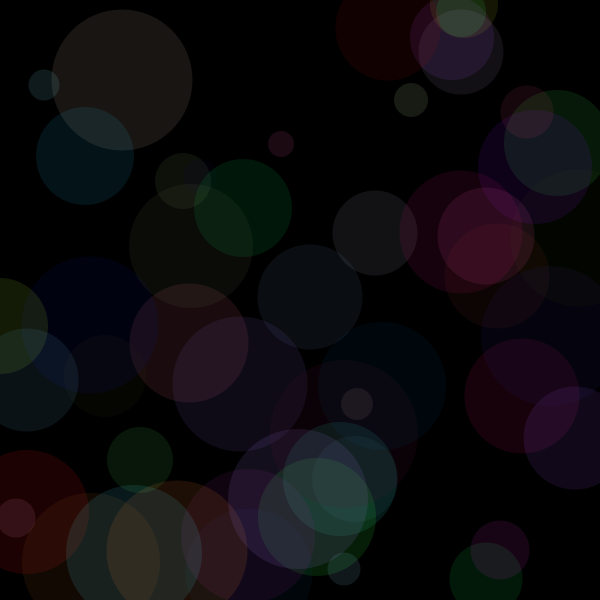
Frame 1 (no input)
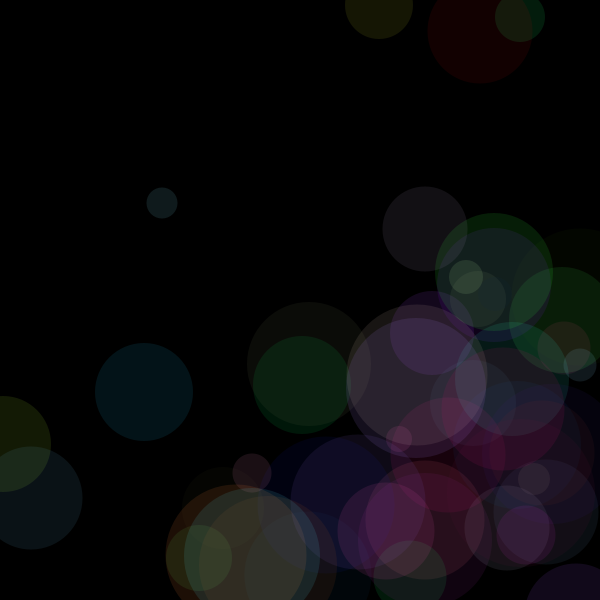
Frame 60 (the mouse pressed at the canvas centre just before this capture)
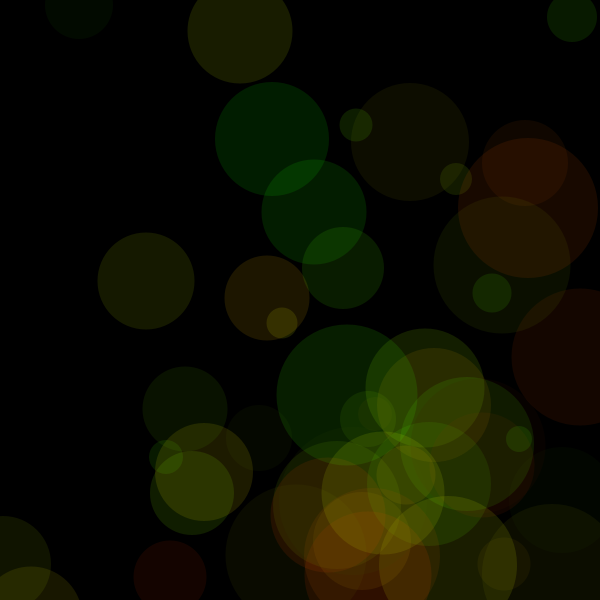
Frame 120 (the mouse held since frame 60 and released just before this capture)

The Processing sketch that drew these frames (run headless with seeded random() and noise(); from frame 60 on, the mouse is pressed at the canvas centre):

// Processing sketch: processing_77622
// ── processing_77622.pde

//Matt Dawson
//madawson@andrew.cmu.edu
//copyright Matt Dawson, Carnegie Mellon University, 11/1/12, all rights reserved
//tweak of Christopher Chan's Code

//move mouse across screen to change color scheme
 
 
final int MAX = 50;
 
int[] ballSize = new int [MAX];
int[] ballX = new int [MAX];
int[] ballY = new int [MAX];
int[] ballDX = new int [MAX];
int[] ballDY = new int [MAX];
color[] ballColor = new int [MAX];
 
void setup ()
{
  size (600, 600);
  smooth ();
  ellipseMode (CENTER);
  noStroke ();
  noCursor();
 
  initColor ();
  initArray ( ballSize, 25, 150);
  initArray ( ballX, 0, width);
  initArray ( ballY, 0, height);
  initArray ( ballDX, 1, 6);
  initArray ( ballDY, 1, 6);
}
 
void draw ()
{
  fade ();
  drawBall ();
  moveBall ();
}
 
void fade ()
{
  fill (0);
  rect (0, 0, width, height);
}
 
void initArray (int [] emptyArray, int low, int high)
{
  for (int i=0; i < emptyArray.length; i++)
  {
    emptyArray [i] =int (random (low, high));
  }
}
 
void initColor ()
{
  for (int i=0; i< ballColor.length; i++)
  {
    ballColor [i] = color (random(0, 255), random(0, 255), random(0, 255));
  }
}
 
void drawBall ()
{
  for (int i=0; i < MAX; i++)
  {
    fill (color (ballColor [i], 30));
    ellipse (ballX [i], ballY [i], ballSize [i], ballSize [i]);
  }
  for (int i=0; i < MAX; i++)
  {
    if (0<mouseX && mouseX<200)
    {
      ballColor [i] = color (random(0, 255), 0, random(0, 255));
    }
    if (200<mouseX && mouseX<400)
    {
      ballColor [i] = color (random(0, 255), random(0, 255), 0);
    }
    if (400<mouseX && mouseX<600)
    {
      ballColor [i] = color (0, random(0, 255), random(0, 255));
    }
  }
}
 
void moveBall ()
{
  for (int i=0; i < MAX; i++)
  {
 
    ballX [i] = ballX [i] + ballDX [i];
    ballY [i] = ballY [i] + ballDY [i];
 
    //bouncing
    if ( width-ballX[i] < ballSize[i]/2 )
    {
      ballDX[i] = -ballDX[i];
    }
    else if ( ballX[i] < ballSize[i]/2 )
    {
      ballDX[i] = -ballDX[i];
    }
    else if ( (height-ballY[i])<ballSize[i]/2 )
    {
      ballDY[i] = -ballDY[i];
    }
    else if ( ballY[i] < ballSize[i]/2 )
    {
      ballDY[i] = -ballDY[i];
    }
  }
}
